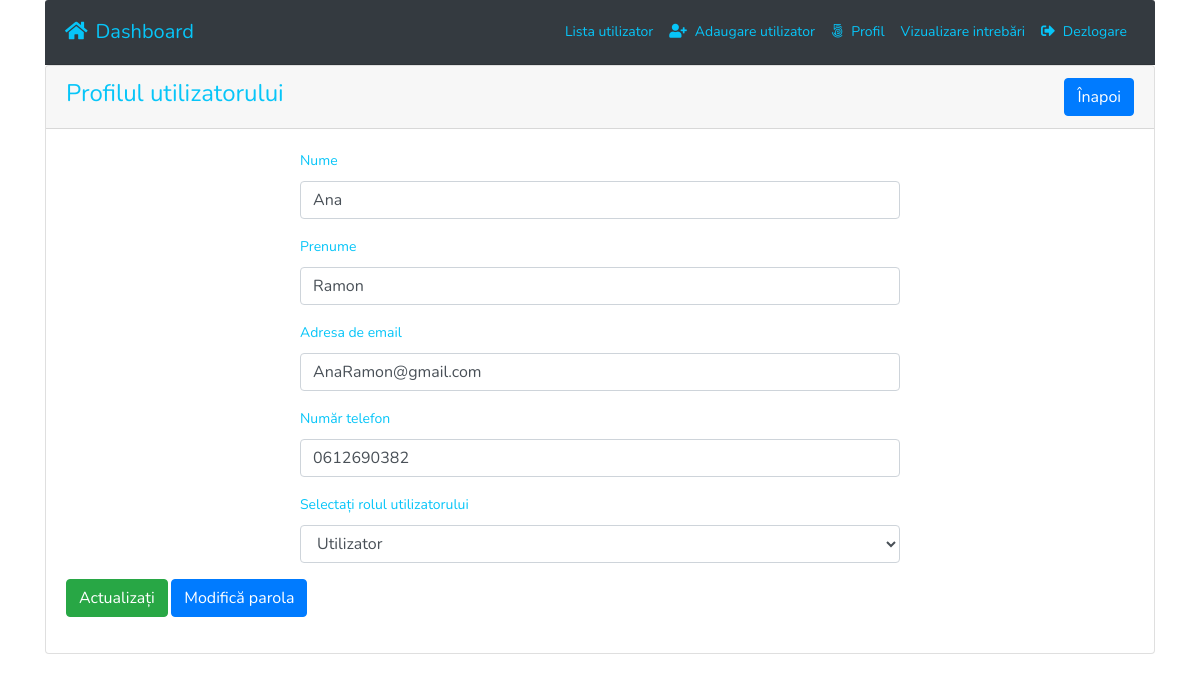
The app's page /Html/Admin/profile.php?id=1 (signed in) with its own data.
### tables this page shows
CREATE TABLE `tbl_users` (
  `id` int(11) NOT NULL,
  `name` varchar(255) DEFAULT NULL,
  `username` varchar(255) DEFAULT NULL,
  `email` varchar(255) DEFAULT NULL,
  `password` varchar(255) DEFAULT NULL,
  `mobile` varchar(25) DEFAULT NULL,
  `roleid` tinyint(4) DEFAULT NULL,
  `isActive` tinyint(4) DEFAULT 0,
  `created_at` timestamp NOT NULL DEFAULT current_timestamp(),
  `updated_at` timestamp NOT NULL DEFAULT current_timestamp()
);

### lib/Database.php (called while the page is built, shortened)
<?php
class  Database{
  public $pdo;
  public function __construct(){
    if (!isset($this->pdo)) {
      try {
        $link = new PDO('mysql:host='.DB_HOST.'; dbname='.DB_NAME, DB_USER, DB_PASS);
        $link->setAttribute(PDO::ATTR_ERRMODE, PDO::ERRMODE_EXCEPTION);
        $link->exec("SET CHARACTER SET utf8");
        $this->pdo  =  $link;
      } catch (PDOException $e) {
        die("Connection error...".$e->getMessage());
      }
    }
  }
}

### lib/Session.php (called while the page is built, shortened)
<?php
class Session{
  public static function get($key){
    if (isset($_SESSION[$key])) {
      return $_SESSION[$key];
    }else{
      return false;
    }
  }
}

### Html/Admin/profile.php (the view, shortened to what this page needs)
<?php
include '../inc/header.php';
 ?>
<?php
if (isset($_GET['id'])) {
  $userid = preg_replace('/[^a-zA-Z0-9-]/', '', (int)$_GET['id']);
}
 ?>
 <div class="card ">
   <div class="card-header">
          <h3  style="color: #07c5f8">Profilul utilizatorului <span class="float-right"> <a href="http://localhost/Proiect_pw/Public/index" class="btn btn-primary">Înapoi</a> </h3>
        </div>
        <div class="card-body">
    <?php
    $getUinfo = $users->getUserInfoById($userid);
    if ($getUinfo) {
     ?>
          <div style="width:600px; margin:0px auto">
          <form class="" action="" method="POST">
              <div class="form-group">
                <label for="name">Nume</label>
                <input type="text" name="name" value="<?php echo $getUinfo->name; ?>" class="form-control">
              </div>
              <div class="form-group">
                <label for="username">Prenume</label>
                <input type="text" name="username" value="<?php echo $getUinfo->username; ?>" class="form-control">
              </div>
              <div class="form-group">
                <label for="email">Adresa de email</label>
                <input type="email" id="email" name="email" value="<?php echo $getUinfo->email; ?>" class="form-control">
              </div>
              <div class="form-group">
                <label for="mobile">Număr telefon</label>
                <input type="text" id="mobile" name="mobile" value="<?php echo $getUinfo->mobile; ?>" class="form-control">
              </div>
              <?php if (Session::get("roleid") == '1') { ?>
              <div class="form-group
              <?php if (Session::get("roleid") == '1' && Session::get("id") == $getUinfo->id) {
                echo "d-none";
              } ?>
                <div class="form-group">
                  <label for="sel1">Selectați rolul utilizatorului</label>
                  <select class="form-control" name="roleid" id="roleid">
                  <?php
                if($getUinfo->roleid == '1'){?>
                  <option value="1" selected='selected'>Admin</option>
                  <option value="2">Editor</option>
                  <option value="3">Utilizator </option>
                <?php }elseif($getUinfo->roleid == '2'){?>
                  <option value="1">Admin</option>
                  <option value="2" selected='selected'>Editor</option>
                  <option value="3">Utilizator </option>
                <?php }elseif($getUinfo->roleid == '3'){?>
                  <option value="3" selected='selected'>Utilizator</option>
                <?php } ?>
                  </select>
                </div>
              </div>
          <?php }else{?>
            <input type="hidden" name="roleid" value="<?php echo $getUinfo->roleid; ?>">
          <?php } ?>
              <?php if (Session::get("id") == $getUinfo->id) {?>
              <div class="form-group">
                <button type="submit" name="update" class="btn btn-success">Actualizați</button>
                <a class="btn btn-primary" href="http://localhost/Proiect_pw/Public/changePassword?id=<?php echo $getUinfo->id;?>">Modifică parola</a>
              </div>
            <?php } elseif(Session::get("roleid") == '1') {?>
              <div class="form-group">
                <button type="submit" name="update" class="btn btn-success">Actualizați</button>
                <a class="btn btn-primary" href="http://localhost/Proiect_pw/Public/changePassword?id=<?php echo $getUinfo->id;?>">Modifică parola</a>
              </div>
            <?php } elseif(Session::get("roleid") == '2') {?>
              <div class="form-group">
                <button type="submit" name="update" class="btn btn-success">Actualizați</button>
              </div>
              <?php   }else{ ?>
                  <div class="form-group">
                    <a class="btn btn-primary" href="http://localhost/Proiect_pw/Public/index >Ok</a>
                  </div>
                <?php } ?>
        </div>
      <?php }else{
        header('Location:../index.php');
      } ?>
      </div>
    </div>

### assets/style.css (style rules this page uses)
body { line-height: 24px; font-size: 14px; font-style: normal; font-weight: normal; visibility: visible; font-family: 'Nunito', sans-serif; color: #07c5f8; }
h1, h2, h3, h4, h5, h6 { color: black; font-family: 'Nunito', sans-serif; font-weight: 400; margin-top: 0; }
h3 { font-size: 24px; line-height: 30px; }

### records on screen
tbl_users: name "Ana", username "Ramon", email "AnaRamon@gmail.com", mobile "0612690382", roleid "Utilizator"
